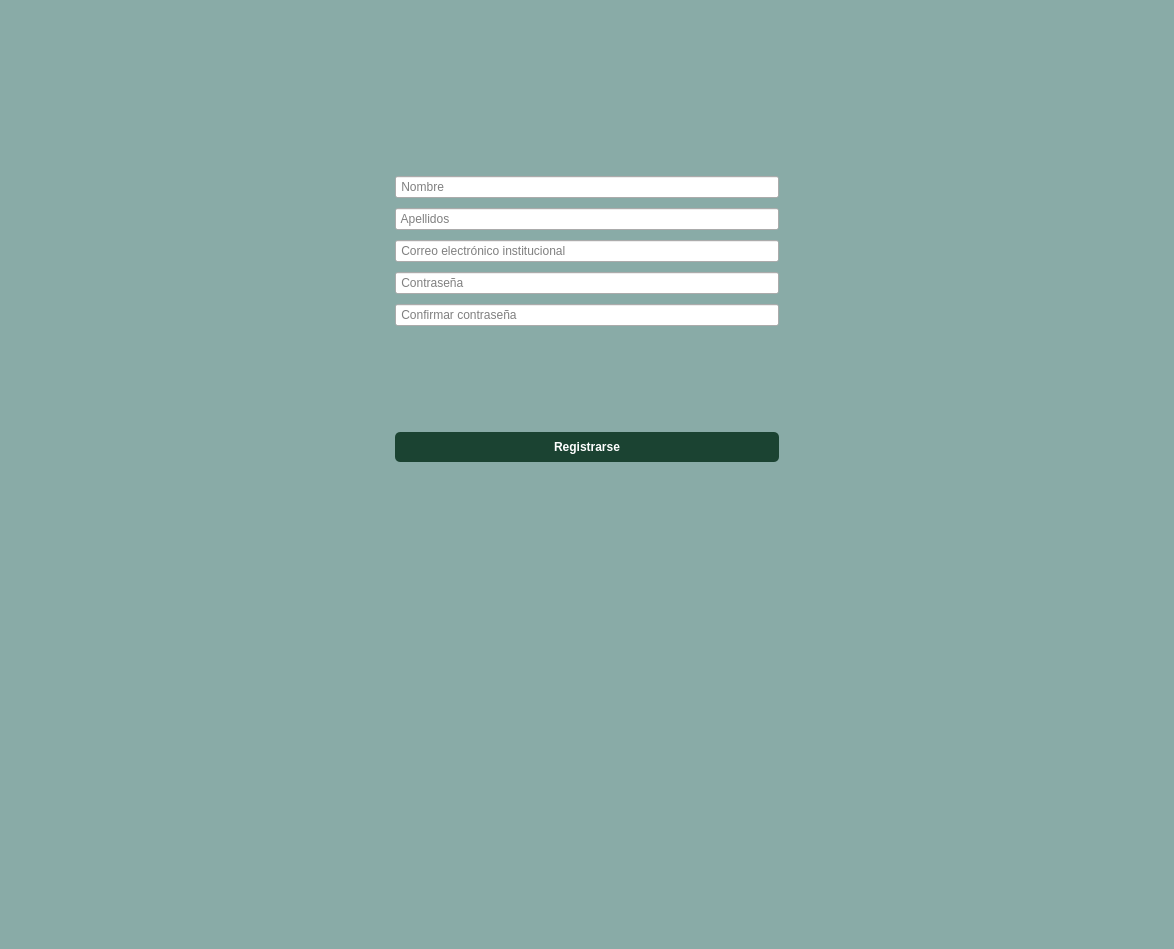
<?xml version="1.0" encoding="UTF-8"?>
<ui version="4.0">
 <class>Dialog</class>
 <widget class="QDialog" name="Dialog">
  <property name="geometry">
   <rect>
    <x>0</x>
    <y>0</y>
    <width>1174</width>
    <height>949</height>
   </rect>
  </property>
  <property name="windowTitle">
   <string>Dialog</string>
  </property>
  <property name="styleSheet">
   <string notr="true">#Dialog {
    background-color: #89ABA7;
}</string>
  </property>
  <layout class="QHBoxLayout" name="horizontalLayout_5">
   <item>
    <layout class="QHBoxLayout" name="horizontalLayout_3">
     <item>
      <spacer name="horizontalSpacer">
       <property name="orientation">
        <enum>Qt::Horizontal</enum>
       </property>
       <property name="sizeHint" stdset="0">
        <size>
         <width>40</width>
         <height>20</height>
        </size>
       </property>
      </spacer>
     </item>
    </layout>
   </item>
   <item>
    <layout class="QVBoxLayout" name="verticalLayout_2">
     <property name="spacing">
      <number>10</number>
     </property>
     <property name="sizeConstraint">
      <enum>QLayout::SetMinAndMaxSize</enum>
     </property>
     <item>
      <spacer name="verticalSpacer">
       <property name="orientation">
        <enum>Qt::Vertical</enum>
       </property>
       <property name="sizeHint" stdset="0">
        <size>
         <width>20</width>
         <height>40</height>
        </size>
       </property>
      </spacer>
     </item>
     <item>
      <layout class="QHBoxLayout" name="horizontalLayout_11">
       <property name="topMargin">
        <number>20</number>
       </property>
       <property name="bottomMargin">
        <number>20</number>
       </property>
       <item>
        <spacer name="horizontalSpacer_3">
         <property name="orientation">
          <enum>Qt::Horizontal</enum>
         </property>
         <property name="sizeHint" stdset="0">
          <size>
           <width>40</width>
           <height>20</height>
          </size>
         </property>
        </spacer>
       </item>
       <item>
        <widget class="QLabel" name="imagen_ule">
         <property name="enabled">
          <bool>true</bool>
         </property>
         <property name="maximumSize">
          <size>
           <width>260</width>
           <height>200</height>
          </size>
         </property>
         <property name="text">
          <string/>
         </property>
         <property name="pixmap">
          <pixmap>recursos/logotipo-universidad-de-leon-01.png</pixmap>
         </property>
         <property name="scaledContents">
          <bool>true</bool>
         </property>
        </widget>
       </item>
       <item>
        <spacer name="horizontalSpacer_4">
         <property name="orientation">
          <enum>Qt::Horizontal</enum>
         </property>
         <property name="sizeHint" stdset="0">
          <size>
           <width>40</width>
           <height>20</height>
          </size>
         </property>
        </spacer>
       </item>
      </layout>
     </item>
     <item>
      <layout class="QVBoxLayout" name="verticalLayout_4"/>
     </item>
     <item>
      <widget class="QLineEdit" name="lineEdit_3">
       <property name="placeholderText">
        <string> Nombre</string>
       </property>
      </widget>
     </item>
     <item>
      <widget class="QLineEdit" name="lineEdit_2">
       <property name="placeholderText">
        <string> Apellidos</string>
       </property>
      </widget>
     </item>
     <item>
      <widget class="QLineEdit" name="lineEdit_4">
       <property name="placeholderText">
        <string> Correo electrónico institucional</string>
       </property>
      </widget>
     </item>
     <item>
      <widget class="QLineEdit" name="Linea_contrasena">
       <property name="echoMode">
        <enum>QLineEdit::Password</enum>
       </property>
       <property name="placeholderText">
        <string> Contraseña</string>
       </property>
      </widget>
     </item>
     <item>
      <widget class="QLineEdit" name="lineEdit">
       <property name="echoMode">
        <enum>QLineEdit::Password</enum>
       </property>
       <property name="placeholderText">
        <string> Confirmar contraseña</string>
       </property>
      </widget>
     </item>
     <item>
      <spacer name="verticalSpacer_3">
       <property name="orientation">
        <enum>Qt::Vertical</enum>
       </property>
       <property name="sizeHint" stdset="0">
        <size>
         <width>20</width>
         <height>40</height>
        </size>
       </property>
      </spacer>
     </item>
     <item>
      <widget class="QPushButton" name="boton_registro">
       <property name="styleSheet">
        <string notr="true">QPushButton {
    background-color: #1B4332; /* Usamos el verde bosque */
    color: white;              /* Texto en blanco para contraste */
    border-radius: 5px;        /* Bordes redondeados */
    padding: 8px;              /* Espaciado interno */
    font-weight: bold;
}

QPushButton:hover {
    background-color: #2D6A4F; /* Un verde un poco más claro al pasar el ratón */
}

QPushButton:pressed {
    background-color: #081C15; /* Un tono más oscuro al hacer clic */
}</string>
       </property>
       <property name="text">
        <string>Registrarse</string>
       </property>
      </widget>
     </item>
     <item>
      <spacer name="verticalSpacer_4">
       <property name="orientation">
        <enum>Qt::Vertical</enum>
       </property>
       <property name="sizeHint" stdset="0">
        <size>
         <width>20</width>
         <height>40</height>
        </size>
       </property>
      </spacer>
     </item>
     <item>
      <spacer name="verticalSpacer_7">
       <property name="orientation">
        <enum>Qt::Vertical</enum>
       </property>
       <property name="sizeHint" stdset="0">
        <size>
         <width>20</width>
         <height>40</height>
        </size>
       </property>
      </spacer>
     </item>
     <item>
      <spacer name="verticalSpacer_5">
       <property name="orientation">
        <enum>Qt::Vertical</enum>
       </property>
       <property name="sizeHint" stdset="0">
        <size>
         <width>20</width>
         <height>40</height>
        </size>
       </property>
      </spacer>
     </item>
     <item>
      <spacer name="verticalSpacer_6">
       <property name="orientation">
        <enum>Qt::Vertical</enum>
       </property>
       <property name="sizeHint" stdset="0">
        <size>
         <width>20</width>
         <height>40</height>
        </size>
       </property>
      </spacer>
     </item>
     <item>
      <spacer name="verticalSpacer_2">
       <property name="orientation">
        <enum>Qt::Vertical</enum>
       </property>
       <property name="sizeHint" stdset="0">
        <size>
         <width>20</width>
         <height>40</height>
        </size>
       </property>
      </spacer>
     </item>
    </layout>
   </item>
   <item>
    <layout class="QHBoxLayout" name="horizontalLayout_4">
     <item>
      <spacer name="horizontalSpacer_2">
       <property name="orientation">
        <enum>Qt::Horizontal</enum>
       </property>
       <property name="sizeHint" stdset="0">
        <size>
         <width>40</width>
         <height>20</height>
        </size>
       </property>
      </spacer>
     </item>
    </layout>
   </item>
  </layout>
 </widget>
 <resources/>
 <connections/>
</ui>
